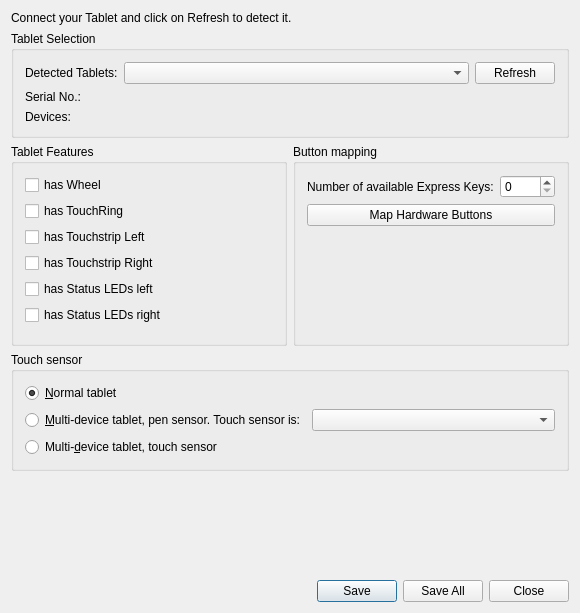
<?xml version="1.0" encoding="UTF-8"?>
<ui version="4.0">
 <class>Dialog</class>
 <widget class="QDialog" name="Dialog">
  <property name="geometry">
   <rect>
    <x>0</x>
    <y>0</y>
    <width>580</width>
    <height>613</height>
   </rect>
  </property>
  <property name="windowTitle">
   <string>Wacom Tablet detection</string>
  </property>
  <layout class="QVBoxLayout" name="verticalLayout">
   <item>
    <widget class="QLabel" name="label_3">
     <property name="text">
      <string>Connect your Tablet and click on Refresh to detect it.</string>
     </property>
    </widget>
   </item>
   <item>
    <widget class="QGroupBox" name="groupBox">
     <property name="title">
      <string>Tablet Selection</string>
     </property>
     <layout class="QGridLayout" name="gridLayout" columnstretch="0,1">
      <item row="0" column="0">
       <widget class="QLabel" name="label_5">
        <property name="font">
         <font>
          <weight>50</weight>
          <bold>false</bold>
         </font>
        </property>
        <property name="text">
         <string>Detected Tablets:</string>
        </property>
       </widget>
      </item>
      <item row="0" column="1">
       <layout class="QHBoxLayout" name="horizontalLayout" stretch="1,0">
        <item>
         <widget class="QComboBox" name="listTablets"/>
        </item>
        <item>
         <widget class="QPushButton" name="refreshButton">
          <property name="text">
           <string>Refresh</string>
          </property>
         </widget>
        </item>
       </layout>
      </item>
      <item row="1" column="0">
       <widget class="QLabel" name="label_4">
        <property name="font">
         <font>
          <weight>50</weight>
          <bold>false</bold>
         </font>
        </property>
        <property name="text">
         <string>Serial No.:</string>
        </property>
       </widget>
      </item>
      <item row="1" column="1">
       <widget class="QLabel" name="listSerialId">
        <property name="text">
         <string/>
        </property>
       </widget>
      </item>
      <item row="2" column="0">
       <widget class="QLabel" name="label">
        <property name="font">
         <font>
          <weight>50</weight>
          <bold>false</bold>
         </font>
        </property>
        <property name="text">
         <string>Devices: </string>
        </property>
       </widget>
      </item>
      <item row="2" column="1">
       <widget class="QLabel" name="listDevices">
        <property name="text">
         <string/>
        </property>
       </widget>
      </item>
     </layout>
    </widget>
   </item>
   <item>
    <layout class="QHBoxLayout" name="horizontalLayout_2">
     <item>
      <widget class="QGroupBox" name="groupBox_2">
       <property name="title">
        <string>Tablet Features</string>
       </property>
       <layout class="QGridLayout" name="gridLayout_2">
        <item row="2" column="0">
         <widget class="QCheckBox" name="hasTouchRing">
          <property name="text">
           <string>has TouchRing</string>
          </property>
         </widget>
        </item>
        <item row="6" column="0">
         <widget class="QCheckBox" name="hasStatusLEDsRight">
          <property name="text">
           <string>has Status LEDs right</string>
          </property>
         </widget>
        </item>
        <item row="3" column="0">
         <widget class="QCheckBox" name="hasTouchStripLeft">
          <property name="text">
           <string>has Touchstrip Left</string>
          </property>
         </widget>
        </item>
        <item row="4" column="0">
         <widget class="QCheckBox" name="hasTouchStripRight">
          <property name="text">
           <string>has Touchstrip Right</string>
          </property>
         </widget>
        </item>
        <item row="5" column="0">
         <widget class="QCheckBox" name="hasStatusLEDsLeft">
          <property name="text">
           <string>has Status LEDs left</string>
          </property>
         </widget>
        </item>
        <item row="1" column="0">
         <widget class="QCheckBox" name="hasWheel">
          <property name="text">
           <string>has Wheel</string>
          </property>
         </widget>
        </item>
        <item row="7" column="0">
         <spacer name="verticalSpacer_3">
          <property name="orientation">
           <enum>Qt::Vertical</enum>
          </property>
         </spacer>
        </item>
       </layout>
      </widget>
     </item>
     <item>
      <widget class="QGroupBox" name="groupBox_3">
       <property name="font">
        <font>
         <weight>50</weight>
         <bold>false</bold>
        </font>
       </property>
       <property name="title">
        <string>Button mapping</string>
       </property>
       <layout class="QVBoxLayout" name="verticalLayout_2">
        <item>
         <layout class="QHBoxLayout" name="horizontalLayout_3">
          <item>
           <widget class="QLabel" name="label_2">
            <property name="text">
             <string>Number of available Express Keys:</string>
            </property>
           </widget>
          </item>
          <item>
           <widget class="QSpinBox" name="expressKeyNumbers"/>
          </item>
         </layout>
        </item>
        <item>
         <widget class="QPushButton" name="mapButtons">
          <property name="text">
           <string>Map Hardware Buttons</string>
          </property>
         </widget>
        </item>
        <item>
         <widget class="QLabel" name="buttonMappingLabel">
          <property name="text">
           <string/>
          </property>
         </widget>
        </item>
        <item>
         <spacer name="verticalSpacer_2">
          <property name="orientation">
           <enum>Qt::Vertical</enum>
          </property>
          <property name="sizeHint" stdset="0">
           <size>
            <width>20</width>
            <height>40</height>
           </size>
          </property>
         </spacer>
        </item>
       </layout>
      </widget>
     </item>
    </layout>
   </item>
   <item>
    <widget class="QGroupBox" name="groupBox_4">
     <property name="title">
      <string>Touch sensor</string>
     </property>
     <layout class="QVBoxLayout" name="verticalLayout_3">
      <item>
       <widget class="QRadioButton" name="radioNormalTablet">
        <property name="text">
         <string>&amp;Normal tablet</string>
        </property>
        <property name="checked">
         <bool>true</bool>
        </property>
       </widget>
      </item>
      <item>
       <layout class="QHBoxLayout" name="horizontalLayout_4">
        <item>
         <widget class="QRadioButton" name="radioParentTablet">
          <property name="text">
           <string>&amp;Multi-device tablet, pen sensor. Touch sensor is:</string>
          </property>
         </widget>
        </item>
        <item>
         <widget class="QComboBox" name="comboTouchSensor"/>
        </item>
       </layout>
      </item>
      <item>
       <widget class="QRadioButton" name="radioTouchSensor">
        <property name="text">
         <string>Multi-&amp;device tablet, touch sensor</string>
        </property>
       </widget>
      </item>
     </layout>
    </widget>
   </item>
   <item>
    <spacer name="verticalSpacer">
     <property name="orientation">
      <enum>Qt::Vertical</enum>
     </property>
     <property name="sizeHint" stdset="0">
      <size>
       <width>20</width>
       <height>40</height>
      </size>
     </property>
    </spacer>
   </item>
   <item>
    <widget class="QDialogButtonBox" name="buttonBox">
     <property name="standardButtons">
      <set>QDialogButtonBox::Close|QDialogButtonBox::Save|QDialogButtonBox::SaveAll</set>
     </property>
    </widget>
   </item>
  </layout>
 </widget>
 <layoutdefault spacing="6" margin="11"/>
 <resources/>
 <connections/>
</ui>
